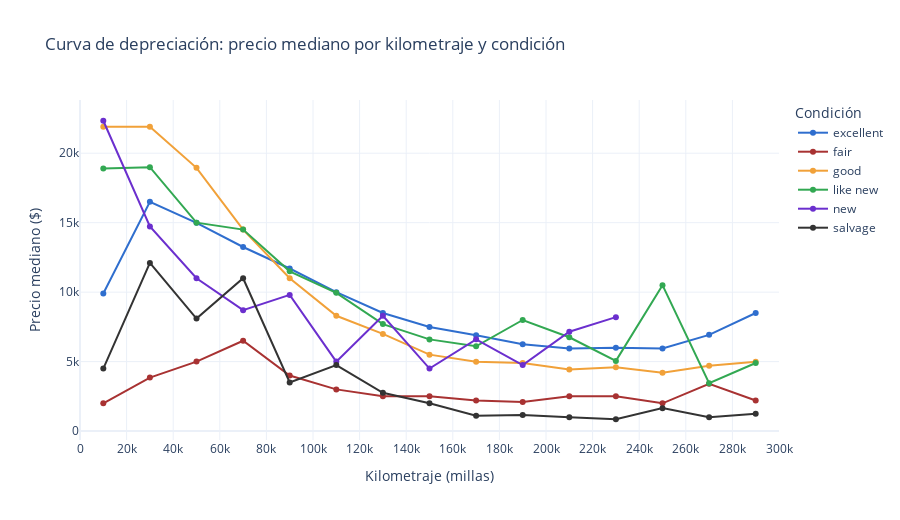
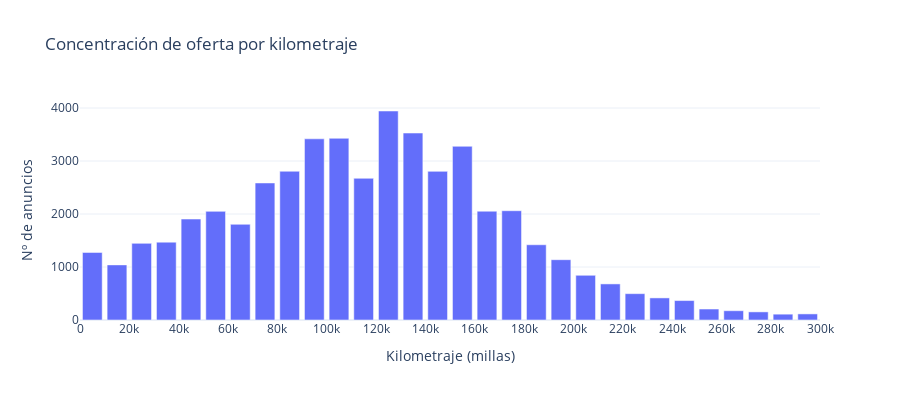

Source (notebook cell) for these figures, in order:
### Markdown cell above
### 2.2. Análisis de Depreciación: Impacto del Kilometraje en el Valor

La depreciación es el costo oculto más significativo en la propiedad de un vehículo. En esta sección, analizamos la "velocidad" con la que el mercado castiga el precio a medida que aumenta el kilometraje (**odometer**).

**Objetivos del Análisis:**
* **Visualizar la curva de depreciación:** Identificar si la caída de precio es lineal o si existen puntos de quiebre (ej. después de las 100,000 millas).
* **Evaluar la Resiliencia por Condición:** Determinar si un vehículo en estado "Excellent" mantiene un premium de precio constante sobre uno "Good" a pesar de tener un kilometraje elevado.
* **Densidad de Mercado:** Observar en qué rangos de millaje se concentra la mayor oferta de vehículos usados.

Utilizaremos un gráfico de dispersión con **transparencia** para gestionar el solapamiento de más de 50,000 puntos y añadiremos líneas de tendencia (**OLS**) para cuantificar la depreciación.

### Code cell
# Usamos df_plot (filtro P97). Visualizaciones agregadas para leer la depreciación sin ruido.
# Bins de kilometraje (cada 25k millas) para curvas de depreciación
max_miles = min(df_plot["odometer"].max(), 300_000)
bin_edges = np.arange(0, max_miles + 1, 20000)
df_binned = df_plot.copy()
df_binned["odometer_bin"] = pd.cut(df_plot["odometer"], bins=bin_edges, include_lowest=True)

# Precio mediano por bin y condición → curva de depreciación clara
depre = df_binned.groupby(["odometer_bin", "condition"], observed=True)["price"].median().reset_index()
depre["odometer_mid"] = depre["odometer_bin"].apply(lambda b: b.mid)

_config = {"displayModeBar": False, "staticPlot": True}
color_map = {"excellent": "#2F6ECE", "good": "#F1A139", "like new": "#32A852", "fair": "#A83232", "new": "#6B2FCE", "salvage": "#333"}

fig_depre = px.line(
    depre,
    x="odometer_mid",
    y="price",
    color="condition",
    markers=True,
    title="Curva de depreciación: precio mediano por kilometraje y condición",
    labels={"odometer_mid": "Kilometraje (millas)", "price": "Precio mediano ($)", "condition": "Condición"},
    template="plotly_white",
    color_discrete_map=color_map
)
fig_depre.update_layout(
    xaxis_title="Kilometraje (millas)",
    yaxis_title="Precio mediano ($)",
    legend_title="Condición",
    height=520,
    xaxis_range=[0, 300_000],
    xaxis_dtick=20000
)
fig_depre.show(config=_config)

# Densidad de oferta: en qué rangos de millaje se concentra el mercado
# Segunda gráfica: más bins (cada 10k millas) para ver mejor la concentración
bin_edges_dens = np.arange(0, max_miles + 1, 10_000)
df_dens = df_plot.copy()
df_dens["odometer_bin_dens"] = pd.cut(df_plot["odometer"], bins=bin_edges_dens, include_lowest=True)
count_by_bin = df_dens.groupby("odometer_bin_dens", observed=True).size().reset_index(name="anuncios")
count_by_bin["odometer_mid"] = count_by_bin["odometer_bin_dens"].apply(lambda b: b.mid)
fig_dens = px.bar(
    count_by_bin,
    x="odometer_mid",
    y="anuncios",
    title="Concentración de oferta por kilometraje",
    labels={"odometer_mid": "Kilometraje (millas)", "anuncios": "Nº de anuncios"},
    template="plotly_white"
)
fig_dens.update_layout(height=400, showlegend=False, xaxis_dtick=20000)
fig_dens.show(config=_config)

correlation = df["price"].corr(df["odometer"])
print(f"Coeficiente de correlación de Pearson (Precio vs Odómetro): {correlation:.2f}")

### Figure 1 — Plotly figure (JSON) as saved in the notebook; plotly's stock layout.template omitted (floating-point values rounded to 4 significant figures)
{"data": [{"hovertemplate": "Condición=excellent<br>Kilometraje (millas)=%{x}<br>Precio mediano ($)=%{y}<extra></extra>", "legendgroup": "excellent", "line": {"color": "#2F6ECE", "dash": "solid"}, "marker": {"symbol": "circle"}, "mode": "lines+markers", "name": "excellent", "orientation": "v", "showlegend": true, "type": "scatter", "x": [10000.0, 30000.0, 50000.0, 70000.0, 90000.0, 110000.0, 130000.0, 150000.0, 170000.0, 190000.0, 210000.0, 230000.0, 250000.0, 270000.0, 290000.0], "xaxis": "x", "y": [9900.0, 16500.0, 14990.0, 13250.0, 11700.0, 9995.0, 8497.0, 7495.0, 6900.0, 6250.0, 5948.0, 5995.0, 5950.0, 6925.0, 8500.0], "yaxis": "y"}, {"hovertemplate": "Condición=fair<br>Kilometraje (millas)=%{x}<br>Precio mediano ($)=%{y}<extra></extra>", "legendgroup": "fair", "line": {"color": "#A83232", "dash": "solid"}, "marker": {"symbol": "circle"}, "mode": "lines+markers", "name": "fair", "orientation": "v", "showlegend": true, "type": "scatter", "x": [10000.0, 30000.0, 50000.0, 70000.0, 90000.0, 110000.0, 130000.0, 150000.0, 170000.0, 190000.0, 210000.0, 230000.0, 250000.0, 270000.0, 290000.0], "xaxis": "x", "y": [2000.0, 3850.0, 5000.0, 6500.0, 4000.0, 3000.0, 2500.0, 2500.0, 2200.0, 2100.0, 2500.0, 2500.0, 1995.0, 3400.0, 2200.0], "yaxis": "y"}, {"hovertemplate": "Condición=good<br>Kilometraje (millas)=%{x}<br>Precio mediano ($)=%{y}<extra></extra>", "legendgroup": "good", "line": {"color": "#F1A139", "dash": "solid"}, "marker": {"symbol": "circle"}, "mode": "lines+markers", "name": "good", "orientation": "v", "showlegend": true, "type": "scatter", "x": [10000.0, 30000.0, 50000.0, 70000.0, 90000.0, 110000.0, 130000.0, 150000.0, 170000.0, 190000.0, 210000.0, 230000.0, 250000.0, 270000.0, 290000.0], "xaxis": "x", "y": [21900.0, 21900.0, 18940.0, 14500.0, 11000.0, 8299.0, 6995.0, 5500.0, 4995.0, 4900.0, 4425.0, 4600.0, 4200.0, 4700.0, 4995.0], "yaxis": "y"}, {"hovertemplate": "Condición=like new<br>Kilometraje (millas)=%{x}<br>Precio mediano ($)=%{y}<extra></extra>", "legendgroup": "like new", "line": {"color": "#32A852", "dash": "solid"}, "marker": {"symbol": "circle"}, "mode": "lines+markers", "name": "like new", "orientation": "v", "showlegend": true, "type": "scatter", "x": [10000.0, 30000.0, 50000.0, 70000.0, 90000.0, 110000.0, 130000.0, 150000.0, 170000.0, 190000.0, 210000.0, 230000.0, 250000.0, 270000.0, 290000.0], "xaxis": "x", "y": [18900.0, 19000.0, 15000.0, 14500.0, 11500.0, 9950.0, 7700.0, 6599.0, 6100.0, 7995.0, 6750.0, 5050.0, 10500.0, 3450.0, 4900.0], "yaxis": "y"}, {"hovertemplate": "Condición=new<br>Kilometraje (millas)=%{x}<br>Precio mediano ($)=%{y}<extra></extra>", "legendgroup": "new", "line": {"color": "#6B2FCE", "dash": "solid"}, "marker": {"symbol": "circle"}, "mode": "lines+markers", "name": "new", "orientation": "v", "showlegend": true, "type": "scatter", "x": [10000.0, 30000.0, 50000.0, 70000.0, 90000.0, 110000.0, 130000.0, 150000.0, 170000.0, 190000.0, 210000.0, 230000.0], "xaxis": "x", "y": [22340.0, 14720.0, 11000.0, 8700.0, 9800.0, 4999.0, 8300.0, 4500.0, 6600.0, 4750.0, 7150.0, 8200.0], "yaxis": "y"}, {"hovertemplate": "Condición=salvage<br>Kilometraje (millas)=%{x}<br>Precio mediano ($)=%{y}<extra></extra>", "legendgroup": "salvage", "line": {"color": "#333", "dash": "solid"}, "marker": {"symbol": "circle"}, "mode": "lines+markers", "name": "salvage", "orientation": "v", "showlegend": true, "type": "scatter", "x": [10000.0, 30000.0, 50000.0, 70000.0, 90000.0, 110000.0, 130000.0, 150000.0, 170000.0, 190000.0, 210000.0, 230000.0, 250000.0, 270000.0, 290000.0], "xaxis": "x", "y": [4500.0, 12100.0, 8100.0, 11000.0, 3500.0, 4750.0, 2750.0, 2000.0, 1100.0, 1150.0, 1000.0, 850.0, 1650.0, 1000.0, 1250.0], "yaxis": "y"}], "layout": {"height": 520, "legend": {"title": {"text": "Condición"}, "tracegroupgap": 0}, "title": {"text": "Curva de depreciación: precio mediano por kilometraje y condición"}, "xaxis": {"anchor": "y", "domain": [0, 1], "dtick": 20000, "range": [0, 300000], "title": {"text": "Kilometraje (millas)"}}, "yaxis": {"anchor": "x", "domain": [0, 1], "title": {"text": "Precio mediano ($)"}}}}

### Figure 2 — Plotly figure (JSON) as saved in the notebook; plotly's stock layout.template omitted (floating-point values rounded to 4 significant figures)
{"data": [{"hovertemplate": "Kilometraje (millas)=%{x}<br>Nº de anuncios=%{y}<extra></extra>", "legendgroup": "", "marker": {"color": "#636efa", "pattern": {"shape": ""}}, "name": "", "orientation": "v", "showlegend": false, "textposition": "auto", "type": "bar", "x": [5000.0, 15000.0, 25000.0, 35000.0, 45000.0, 55000.0, 65000.0, 75000.0, 85000.0, 95000.0, 105000.0, 115000.0, 125000.0, 135000.0, 145000.0, 155000.0, 165000.0, 175000.0, 185000.0, 195000.0, 205000.0, 215000.0, 225000.0, 235000.0, 245000.0, 255000.0, 265000.0, 275000.0, 285000.0, 295000.0], "xaxis": "x", "y": [1275, 1040, 1446, 1469, 1905, 2050, 1806, 2586, 2807, 3419, 3429, 2674, 3944, 3528, 2805, 3278, 2053, 2062, 1420, 1138, 843, 681, 497, 417, 367, 207, 175, 153, 110, 115], "yaxis": "y"}], "layout": {"barmode": "relative", "height": 400, "legend": {"tracegroupgap": 0}, "showlegend": false, "title": {"text": "Concentración de oferta por kilometraje"}, "xaxis": {"anchor": "y", "domain": [0, 1], "dtick": 20000, "title": {"text": "Kilometraje (millas)"}}, "yaxis": {"anchor": "x", "domain": [0, 1], "title": {"text": "Nº de anuncios"}}}}
